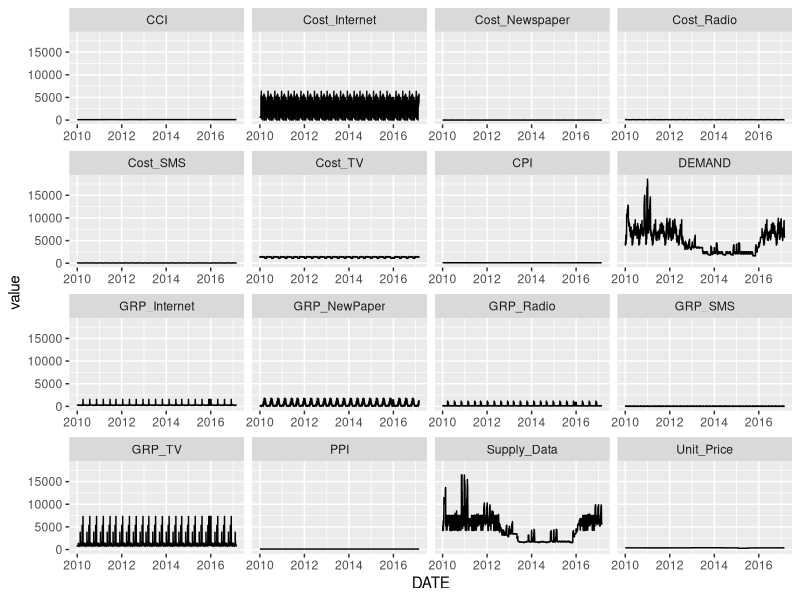

Generate this figure with R: (Note: this script raises an error after producing the figure.)

# PACOTES -----------------------------------------------------------------
library(tidyverse) ### para manipulação e tratamento dos dados
library(readxl) ## para ler a base de dados


### BASE DE DADOS --------------------------------------------------------------------
MMM_data <- read_excel("MMM_data_excel.xlsx", 
                       col_types = c("text", "date", "numeric", 
                                     "numeric", "numeric", "numeric", 
                                     "numeric", "numeric", "numeric", 
                                     "numeric", "numeric", "numeric", 
                                     "numeric", "numeric", "numeric", 
                                     "numeric", "numeric", "numeric","numeric"))


##------------------------------------------------------------------------------------

head(MMM_data)
summary(MMM_data)
str(MMM_data)


# data_new_escala <-
#   MMM_data %>% 
#   transform(DEMAND = DEMAND/1000,
#             CPI  = CPI/1000,
#             CCI = CCI/1000,
#             PPI = PPI/1000,
#             m_cost_sms = m_cost_sms/1000,
#             m_cost_newspapers = m_cost_newspapers/1000,
#             m_cost_radio = m_cost_radio/1000,
#             m_cost_tv  = m_cost_tv/1000,
#             m_cost_internet  = m_cost_internet/1000,
#             m_CPI = m_CPI/1000,
#             m_CCI  = m_CCI/1000,
#             m_PPI  = m_PPI/1000)



MMM_nonnumeric <- MMM_data[,-c(1,9)] ### apenas valores númericos
tb <- MMM_nonnumeric %>% 
  gather(key = "variable", value = "value", -DATE)

str(tb)

ggplot(tb,
       mapping = aes( y= value, x = DATE)) +
  facet_wrap(facets = ~variable, scale = "free_x") +
  geom_line() 

MMM_cost <- MMM_data[, -c(1,4,5,6,15,16,17,18,19)] # sem os dados de GRP
ggpairs(MMM_cost)


## RESPOSTA ------------------------------------------

Sales <- ggplot(MMM_data, aes(x = DATE, y = SALES)) +
  geom_line()
supply <- ggplot(MMM_data, aes(x = DATE, y = Supply_Data)) +
  geom_line()
unit <- ggplot(MMM_data, aes(x = DATE, y = Unit_Price)) +
  geom_line()
demand <- ggplot(MMM_data, aes(x = DATE, y = DEMAND)) +
  geom_line()

grid.arrange(Sales, supply, unit, demand,  nrow = 4)


## MACROECONOMICA -----------------------------------

PPI <-ggplot(MMM_data, aes(x = DATE, y = PPI)) +
  geom_line()

CCI <- ggplot(MMM_data, aes(x = DATE, y = CCI)) +
  geom_line()

CPI <- ggplot(MMM_data, aes(x = DATE, y = CPI)) +
  geom_line()

grid.arrange(PPI, CCI, CPI,  nrow = 3)


# Como é possível observar as varipaveis estão com agregações diferentes, as variáveis macroeconomicas 
# estão no formato mês e as demais estão diárias.
# 
# Optamos em transformar a base para o formato **mês** devido ao comportamente mensal das variaveis 
# macroeconomicas observadas,combinado a ideia de que a série traz muitos ruídos em suas variaveis, talvez
# a agregação pudesse ajudar a suavizar o comportamento das outras variáveis e reduzir o ruído.


dia <- ggplot(MMM_data, aes(x = DATE, y = DEMAND)) +
  geom_line()
# semana <- ggplot(teste, aes(x = indice_semana, y = weekly_demand)) +
#   geom_line()
mes <- ggplot(dados_mensais, aes(x = data, y = m_demand)) +
  geom_line()
grid.arrange(dia, mes,  nrow = 2)


# Aqui podemos ver o efeito da agregação diante da variável resposta escolhida para a modelagem
# no caso a variável Demanda.


#  VARIAVEIS DE CUSTO -----------------------------------------------------

##Investimento em canais
mes_SMS <- ggplot(dados_mensais, aes(x = data, y = m_cost_sms)) +
  geom_line()

mes_TV <- ggplot(dados_mensais, aes(x = data, y = m_cost_tv)) +
  geom_line()

mes_NEWS <- ggplot(dados_mensais, aes(x = data, y = m_cost_newspapers)) +
  geom_line()

mes_RADIO <- ggplot(dados_mensais, aes(x = data, y = m_cost_radio)) +
  geom_line()

mes_INTERNET <- ggplot(dados_mensais, aes(x = data, y = m_cost_internet)) +
  geom_line()

grid.arrange(mes_SMS, mes_TV, mes_NEWS, mes_RADIO, mes_INTERNET,  nrow = 5)


# Analisando os dados de investimento nos canais de midia da empresa em questão, notamos um 
# comportamente semelhante ao de ruído branco na nossa base de dados, chamando nossa atenção
# para como são feitas as distribuições de custo ao longo dos anos para essa empresa.

# Olhando para a série temporal vemos um comportamento mais estacionário quando olhando para 
# os dados de custo



# ACF E CCF ---------------------------------------------------------------

# ACF ---

# custo
acf2(dados_mes$m_cost_sms)
acf2(dados_mes$m_cost_tv) 
acf2(dados_mes$m_cost_newspapers)
acf2(dados_mes$m_cost_radio)
acf2(dados_mes$m_cost_internet)
# venda
acf2(dados_mes$m_demand)
acf2(dados_mes$m_sales)
acf2(dados_mes$m_supply_data)
# macroeconomica
acf2(dados_mes$m_PPI)
acf2(dados_mes$m_CCI)
acf2(dados_mes$m_CPI)





# CCF ---

ccf2(dados_mes$m_CPI, dados_mes$m_demand)
ccf2(dados_mes$m_supply_data, dados_mes$m_demand)
ccf2(dados_mes$m_cost_sms, dados_mes$m_demand)
ccf2(dados_mes$m_cost_newspapers, dados_mes$m_demand)
ccf2(dados_mes$m_cost_tv, dados_mes$m_demand)

